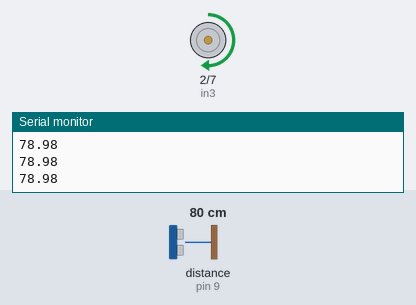
Bench run of a sketch on a simulated Arduino Uno, built with avr-gcc and run on an emulated ATmega328P. Parts: motor-driver pin pairs drawn as motors (green arrow = first pin HIGH = forward, orange = second pin HIGH = backward, longer = more drive, scaled by the enable pin), the last lines printed to the serial monitor. Wiring (inferred from the names in the program): ultrasonic range finder: trigger pin 8; echo pin 9. Inputs (shaded band) come from the test bench; at power-on: distance to the obstacle (sensor on pin 9) 80 cm. The echo pulse lasts 58.3 µs per cm.

Above: at 1.2 s.
1.3 s: distance to the obstacle (sensor on pin 9) set to 35 cm
At 2.5 s:
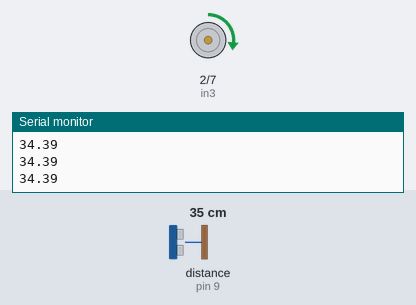
2.8 s: distance to the obstacle (sensor on pin 9) set to 60 cm
At 3.9 s:
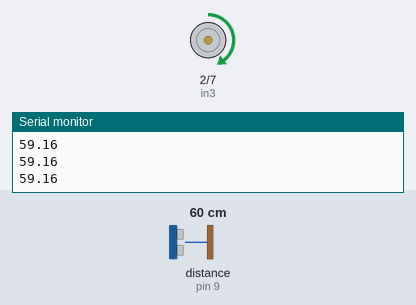
4.3 s: distance to the obstacle (sensor on pin 9) set to 120 cm
At 5.0 s:
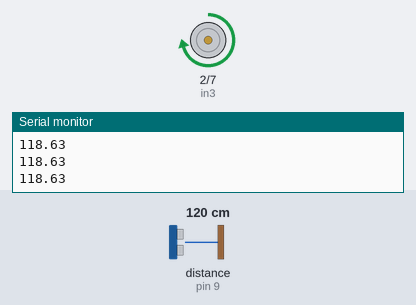
5.8 s: distance to the obstacle (sensor on pin 9) set to 2 cm
At 7.0 s:
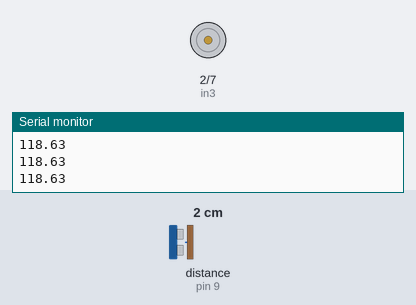
Timing chart, 0 to 8.3 s (numbered marks = the images above; inputs shaded):
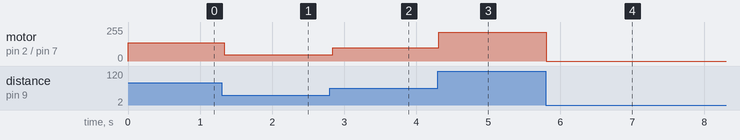

The sketch:

ProjetoConcluido.ino
```cpp
/*
 * Declaração dos pinos do sensor ultrasonico
 */
#define trigPin 8
#define echoPin 9

/*
 * Declaração dos pinos do motor
 * enB      -> Pino para habilitar/desabilitara o motor e controlar sua velocidade
 * in3/in2  -> são utilizados para controlar o sentido de giro do motor
 *
 * IN3 | IN4 | Sentido de Giro
 * 0   | 0   | Motor desligado
 * 1   | 0   | Motor para frente
 * 0   | 1   | Motor para trás
 * 1   | 1   | Motor desligado
 */
int enB = 3;
int in3 = 2;
int in4 = 7;

/*
 * Distâncias de referência
 * start -> posição inicial do trem
 * stop1 -> primeira parada do trem em direção ao sensor ultrasonico
 * stop2 -> segunda parada do trem em direção ao sensor ultrasonico
 * stop3 -> terceira parada do trem em direção ao sensor ultrasonico
 *
 * Para alterar qualquer valor de referência descrito abaixo, basta alterar
 * na variável correspondente.
 */
int start = 50;
int stop1 = 30;
int stop2 = 20;
int stop3 = 10;

/*
 * Variável para registro de distância do trem ao sensor ultrasonico
 */
float distance;

void setup() {
  /*
   * Configurações dos pinos do sensor
   */
  pinMode(trigPin, OUTPUT);
  pinMode(echoPin, INPUT);

  /*
   * Configurações dos pinos do L293D
   */
  pinMode(enB, OUTPUT);
  pinMode(in3, OUTPUT);
  pinMode(in4, OUTPUT);

  /*
   * Inicializa o motor desligado
   */
  stopMotor();

  /*
   * Configura a frequência da comunicação serial
   */
  Serial.begin(9600);
}

void loop() {
  //Atualiza o valor da distância
  distance = calculateDistance();

  //Caso deseje acompanhar a distância, mantenha o print
  //Caso deseje acompanhar a velocidade, comente esta linha
  Serial.println(distance);

  /*
   * Se o trem ainda não estiver chegado na primeira parada,
   * então ele segue se movendo em direção a ela.
   * O motor será movido com a velocidade correspondente do
   * resultado do cálculo se baseando na distância atual e
   * da distância para o destino, no caso a primeira parada
   * (stop1).
   * Ao se atingir a primeira parada, para o motor por 3s.
   */
  if(distance >= stop1){
    moveMotor(getSpeed(distance, stop1, start));
    if(distance <= stop1){
      stopMotor();
      delay(3000);
    }
  }
  /*
   * Se o trem ainda não estiver chegado na segunda parada,
   * então ele segue se movendo em direção a ela.
   * O motor será movido com a velocidade correspondente do
   * resultado do cálculo se baseando na distância atual e
   * da distância para o destino, no caso a segunda parada
   * (stop2).
   * Ao se atingir a segunda parada, para o motor por 3s.
   */
  else if(distance >= stop2){
    moveMotor(getSpeed(distance, stop2, stop1));
    if(distance <= stop2){
      stopMotor();
      delay(3000);
    }
  }
  /*
   * Se o trem ainda não estiver chegado na terceira parada,
   * então ele segue se movendo em direção a ela.
   * O motor será movido com a velocidade correspondente do
   * resultado do cálculo se baseando na distância atual e
   * da distância para o destino, no caso a terceira parada
   * (stop3).
   * Ao se atingir a terceira parada, o motor é desligado.
   */
  else if(distance >= stop3){
    moveMotor(getSpeed(distance, stop3, stop2));
    if(distance <= stop3){
      stopMotor();
    }
  }
}

/*
 * Essa função se responsabiliza por disparar um sinal sonoro
 * do gatilho (trigger) e aguardar o echo receber o retorno da
 * onda sonora disparada. Baseando-se na velocidade do som,
 * calcula-se a distância aproximada.
 */
float calculateDistance(){
  // Garante o pino trigger como baixa tensão
  digitalWrite(trigPin, LOW);
  delayMicroseconds(2);

  // Dispara o sinal sonoro por 10 microsecundos
  digitalWrite(trigPin, HIGH);
  delayMicroseconds(10);
  digitalWrite(trigPin, LOW);

  // Calcula o tempo para que o echo receba o retorno do sinal sonoro
  long duration = pulseIn(echoPin, HIGH);

  // Divide o tempo para o sinal sonoro chegar no echo pela velocidade da
  // luz e estima-se a distância
  return duration*0.034/2;
}

/*
 * Move o motor para frente com uma velocidade definida em w
 * por 50 milisegundos e atualiza o valor da distancia.
 */
void moveMotor(int w){
  analogWrite(enB, w);
  digitalWrite(in3, HIGH);
  digitalWrite(in4, LOW);
  delay(50);

  distance = calculateDistance();
}

/*
 * Desliga o motor
 */
void stopMotor(){
  analogWrite(enB, 0);
  digitalWrite(in3, LOW);
  digitalWrite(in4, LOW);
}

/*
 * Calcula a velocidade se baseando na distância atual.
 * É uma função simples, recomendo que se mudem a função
 * tomando por base a modelagem de controle e a base de
 * cálculo utilizada.
 * Desta forma, quando a distância for a mínima (10cm),
 * garante que a velocidade do dispositivo seja 40 pwm,
 * enquanto que quando a distância for a máxima (50cm)
 * garante que a velocidade do dispositivo seja 200 pwm.
 * É importante garantir que a velocidade não chegue a
 * 0 pwm pois, nesse caso, antes que chegasse em 0 a
 * velocidade estaria baixa de tal forma que o motor
 * não teria força suficiente para chegar no destino
 * final.
 */
int getSpeed(float currentDistance, float focusDistance, float lastDistance){
  int v = int((abs((currentDistance - focusDistance)/(lastDistance - focusDistance)))*(40))+40;

  //Caso deseje acompanhar a velocidade, descomente esta linha
  //Caso deseje acompanhar a distância, mantenha esta linha comentada
  //Serial.println(v);

  return v;
}
```

Measured:
- after the input at 1.3 s, motor on pin 2 (in3) / pin 7 (in4): forward 137/255 → forward 48/255 at once
- after the input at 2.8 s, motor on pin 2 (in3) / pin 7 (in4): forward 48/255 → forward 98/255 at once
- after the input at 4.3 s, motor on pin 2 (in3) / pin 7 (in4): forward 98/255 → forward 217/255 at once
- after the input at 5.8 s, motor on pin 2 (in3) / pin 7 (in4): forward 217/255 → stopped at once
